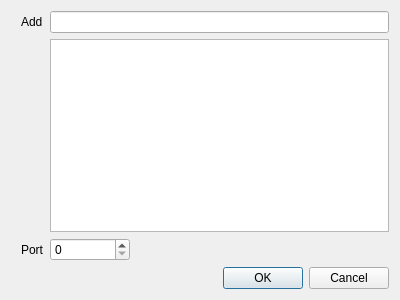
<ui version="4.0" >
 <class>Dialog</class>
 <widget class="QDialog" name="Dialog" >
  <property name="geometry" >
   <rect>
    <x>0</x>
    <y>0</y>
    <width>400</width>
    <height>300</height>
   </rect>
  </property>
  <property name="windowTitle" >
   <string>OSC Receivers</string>
  </property>
  <layout class="QVBoxLayout" name="verticalLayout_2" >
   <item>
    <layout class="QVBoxLayout" name="verticalLayout" >
     <item>
      <layout class="QHBoxLayout" name="horizontalLayout" >
       <item>
        <layout class="QFormLayout" name="formLayout" >
         <property name="fieldGrowthPolicy" >
          <enum>QFormLayout::ExpandingFieldsGrow</enum>
         </property>
         <property name="leftMargin" >
          <number>10</number>
         </property>
         <item row="0" column="0" >
          <widget class="QLabel" name="label" >
           <property name="text" >
            <string>Add</string>
           </property>
          </widget>
         </item>
         <item row="0" column="1" >
          <widget class="QLineEdit" name="lineEdit" >
           <property name="minimumSize" >
            <size>
             <width>120</width>
             <height>0</height>
            </size>
           </property>
          </widget>
         </item>
         <item row="2" column="1" >
          <widget class="QSpinBox" name="spinBox" >
           <property name="minimumSize" >
            <size>
             <width>80</width>
             <height>0</height>
            </size>
           </property>
           <property name="maximum" >
            <number>99999</number>
           </property>
          </widget>
         </item>
         <item row="2" column="0" >
          <widget class="QLabel" name="label_3" >
           <property name="text" >
            <string>Port</string>
           </property>
          </widget>
         </item>
         <item row="1" column="1" >
          <widget class="QListWidget" name="listWidget" />
         </item>
        </layout>
       </item>
      </layout>
     </item>
    </layout>
   </item>
   <item>
    <widget class="QDialogButtonBox" name="buttonBox" >
     <property name="orientation" >
      <enum>Qt::Horizontal</enum>
     </property>
     <property name="standardButtons" >
      <set>QDialogButtonBox::Cancel|QDialogButtonBox::Ok</set>
     </property>
    </widget>
   </item>
  </layout>
 </widget>
 <resources/>
 <connections>
  <connection>
   <sender>buttonBox</sender>
   <signal>accepted()</signal>
   <receiver>Dialog</receiver>
   <slot>accept()</slot>
   <hints>
    <hint type="sourcelabel" >
     <x>227</x>
     <y>279</y>
    </hint>
    <hint type="destinationlabel" >
     <x>157</x>
     <y>274</y>
    </hint>
   </hints>
  </connection>
  <connection>
   <sender>buttonBox</sender>
   <signal>rejected()</signal>
   <receiver>Dialog</receiver>
   <slot>reject()</slot>
   <hints>
    <hint type="sourcelabel" >
     <x>295</x>
     <y>285</y>
    </hint>
    <hint type="destinationlabel" >
     <x>286</x>
     <y>274</y>
    </hint>
   </hints>
  </connection>
 </connections>
</ui>
